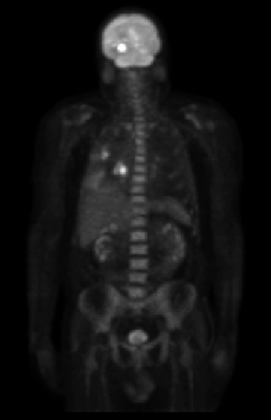
%> input picture Courses/Laboratorio di Elaborazione/H2_Chia/h2_PET_image.tif, 271 x 420 px, shrunk from 375 x 582 before the run
$ octave Es_2.m   (GNU Octave 9; MATLAB toolbox functions it lacks are replaced by stand-ins)
%> lines starting %> are read from the running program, lines starting %| are printed output that depends on the picture
% H2_Chia
% 7.8.0.347 (R2009a)

% Exercise 2

close all
clear all
clc

% Original image
img=imread('h2_PET_image.tif');
%> img is the input picture: size 420x271 uint8; min 0, max 255, mean 19.3
img=double(img);
%> img: size 420x271 double
figure (1)
imshow(img,[])
title ('Original image')

% Low-attenuating filter
[rows,cols]=size(img);
%> rows = 420; cols = 271
center_r=floor(rows/2);
%> center_r = 210
center_c=floor(cols/2);
%> center_c = 135

H=zeros(rows,cols);

A=0.25;
B=2;
C=2;
D0=min(rows,cols)/8;
%> D0 = 33.88

for u=1:rows
    for v=1:cols
        D=sqrt((u-center_r)^2+(v-center_c)^2);
        H(u,v)=A+(C/(1+(D0/(D))^B));
    end
end
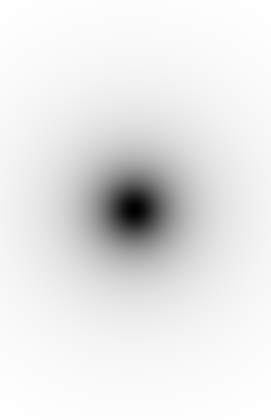
%> H: size 420x271 double; min 0.25, max 2.21, mean 2.03; drawn with min black and max white
figure(2)
mesh(H)
title('Low attenuating filter')
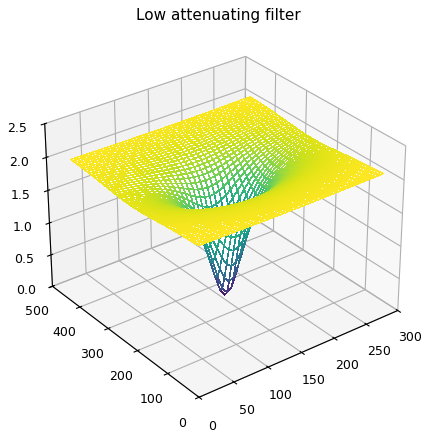
%> figure redrawn from the program's plot data

% Homomorphic filtering
z=log(1+img);
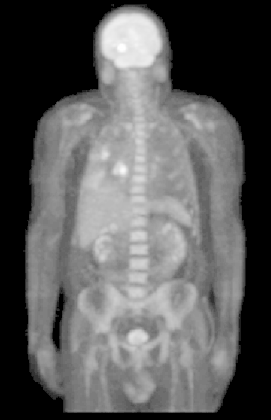
%> z: size 420x271 double; min 0, max 5.55, mean 1.98; drawn with min black and max white
Z=fftshift(fft2(z));
S=Z.*H;
s=ifft2(ifftshift(S));
g=exp(s)-1;
figure (3)
imshow(g,[])
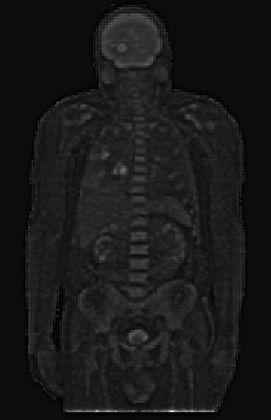
%> displayed picture: size 420x271, on the screen's scale of 0 to 255; min 0, max 255, mean 24.7
title ('Filtered image')

$ run again, with Courses/Laboratorio di Elaborazione/H2_Chia/h2_mri_4ch.tif copied over Courses/Laboratorio di Elaborazione/H2_Chia/h2_PET_image.tif
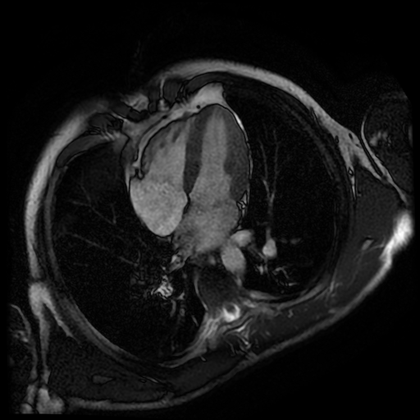
%> input picture Courses/Laboratorio di Elaborazione/H2_Chia/h2_mri_4ch.tif, 420 x 420 px, shrunk from 512 x 512 before the run
%> img is the input picture: size 420x420 uint8; min 0, max 255, mean 23.8
%> img: size 420x420 double
%> after the loop `for u=1:rows`:
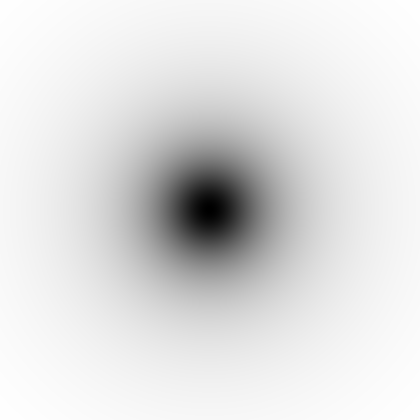
%> H: size 420x420 double; min 0.25, max 2.19, mean 1.95; drawn with min black and max white
%> `imshow(g,[])`:
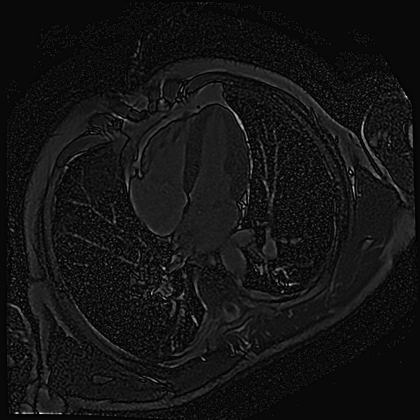
%> displayed picture: size 420x420, on the screen's scale of 0 to 255; min 0, max 255, mean 19.7
